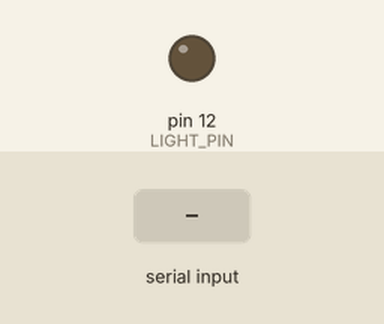
Recording of a sketch running on a simulated Arduino Uno, built with avr-gcc and run on an emulated ATmega328P. Shown: output pins drawn as LEDs (lit = HIGH). Inputs (shaded band) come from the test bench. What the sketch prints to the serial monitor is not drawn.

Above: at 1.2 s.
1.3 s: "On\n" received over Serial
At 2.2 s:
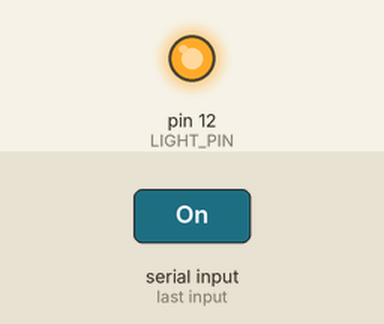
2.8 s: "1\n" received over Serial
At 3.3 s:
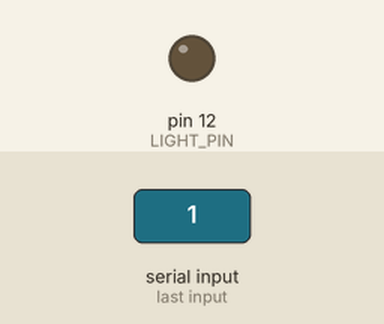
Timing chart, 0 to 5.8 s (numbered marks = the images above; inputs shaded):
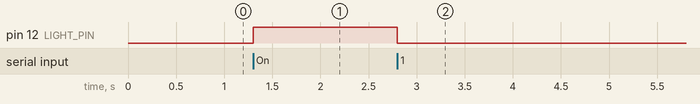

Measured:
- after the input at 1.3 s, pin 12 (LIGHT_PIN): LOW → HIGH at once
- after the input at 2.8 s, pin 12 (LIGHT_PIN): HIGH → LOW at once

The sketch:

dataInstructions.ino
```cpp
#include "ArduinoJson.h"
#include "DHT.h"

#define DHTPIN 7     // DHT sensor pin
#define DHTTYPE DHT11 // DHT 11
#define LIGHT_PIN 12  // LED pin

DHT dht(DHTPIN, DHTTYPE);

unsigned long previousMillis = 0; // Stores last time temperature was updated
const long interval = 900000; // Interval at which to send temperature (15 minutes)

void setup() {
  Serial.begin(19200);
  pinMode(LIGHT_PIN, OUTPUT);
  dht.begin();
  Serial.println("DEVICE_ID:mmms");
}

void loop() {
  unsigned long currentMillis = millis();

  // Continuously listen for light status changes
  if (Serial.available() > 0) {
    String lightStatus = Serial.readStringUntil('\n');
    if (lightStatus == "On") {
      digitalWrite(LIGHT_PIN, HIGH); // Turn on the light
    } else {
      digitalWrite(LIGHT_PIN, LOW);  // Turn off the light
    }
  }

  // Send temperature data every 15 minutes
  if (currentMillis - previousMillis >= interval) {
    previousMillis = currentMillis;

    float temperature = dht.readTemperature(); // Reading temperature


    if (!isnan(temperature)) {
      StaticJsonDocument<256> report;
      report["temperature"] = temperature;
      serializeJson(report, Serial);
      Serial.println();
    } else {
      Serial.println("Failed to read from DHT sensor!");
    }
  }
}
```
